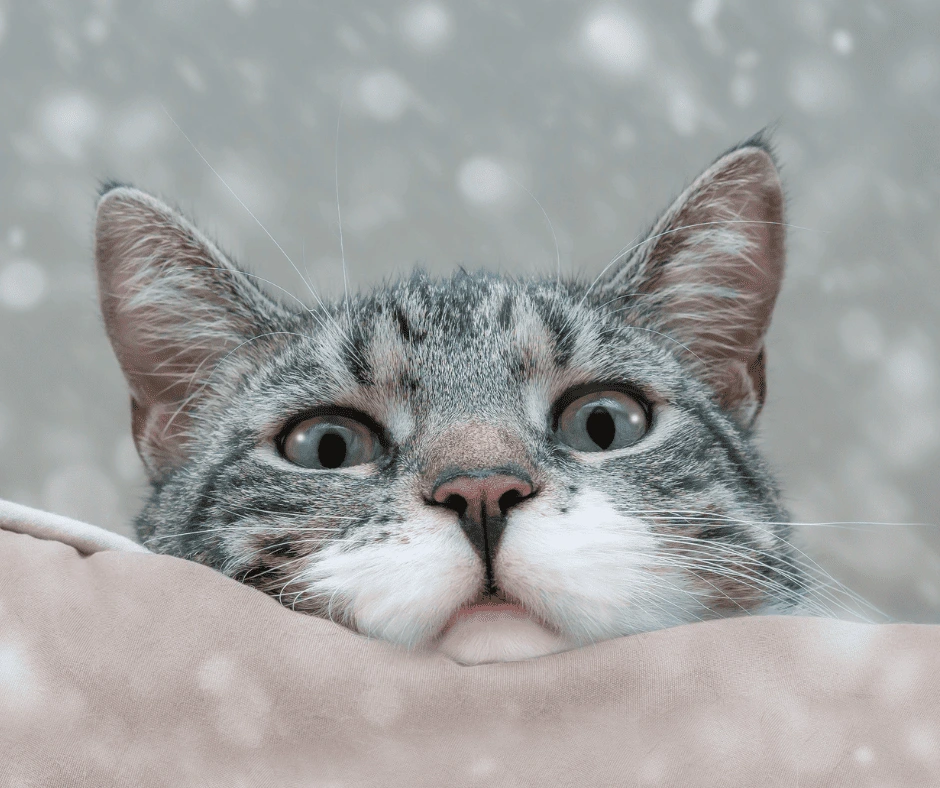
#> input picture histogram/images.jpg, 940 x 788 px
$ python histogram.py
#> lines starting #> are read from the running program, lines starting #| are printed output that depends on the picture; after the words box and inside, x2 and y2 are one past the last pixel; in counts of white or black regions, pixels touching at a corner belong together
import cv2
import matplotlib.pyplot as plt
import numpy as np

img = cv2.imread("images.jpg")
#> img is the input picture: shape (788, 940, 3); mean B, G, R 160.8, 161.5, 160.6
cv2.imshow("images.jpg",img)


blank= np.zeros(img.shape[:2],dtype='uint8')

# gray = cv2.cvtColor(img, cv2.COLOR_BGR2GRAY)
# cv2.imshow("gray",gray)


circle = cv2.circle(blank, (img.shape[1]//2,img.shape[0]//2),150,255,-1)
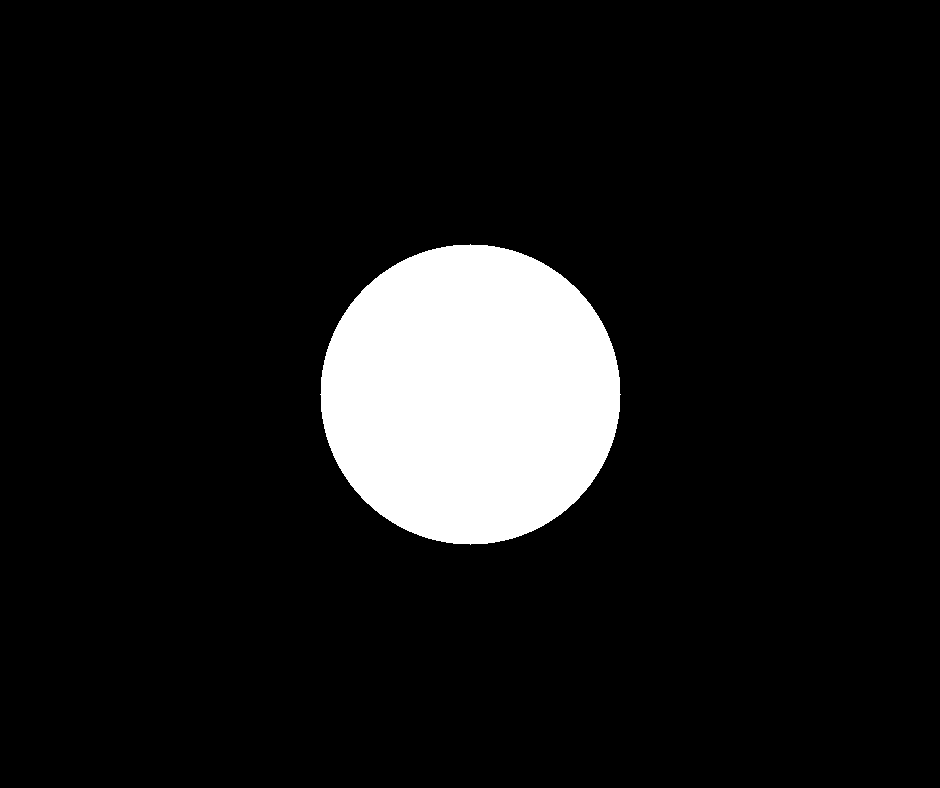
#> blank: shape (788, 940); 9.5% white; 1 white region, box (x1, y1, x2, y2) and area: (320, 244, 621, 545) 70681

# mask = cv2.bitwise_and(gray, gray,mask=circle)
# cv2.imshow("mask", mask)

# gray_hist = cv2.calcHist([gray], [0],mask,[256], [0,256])

plt.figure()
plt.title("Histogram")
plt.xlabel("blabla")
plt.ylabel("###")

#plt.plot(gray_hist)
#plt.xlim(0,256)
#plt.show()


# renkli histogram

color = ("b","g","r")
for i , col in enumerate(color):
    hist= cv2.calcHist([img],[i],None,[256],[0,256])
    plt.plot(hist,color=col)
    plt.xlim([0,256])
plt.show()
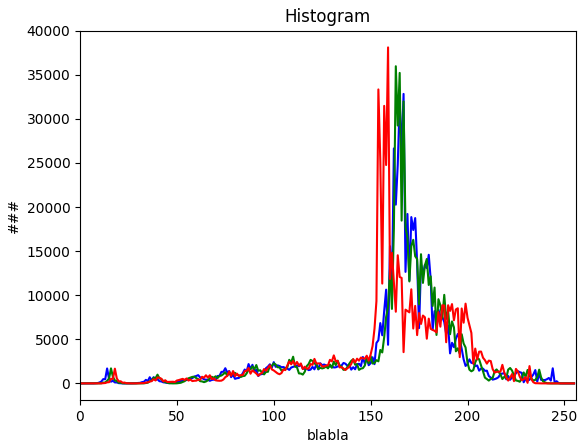
#> figure drawn by matplotlib, 1 panel; curve peaks at x = 167, y = 32830; curve peaks at x = 163, y = 35969; curve peaks at x = 159, y = 38106


cv2.waitKey()
